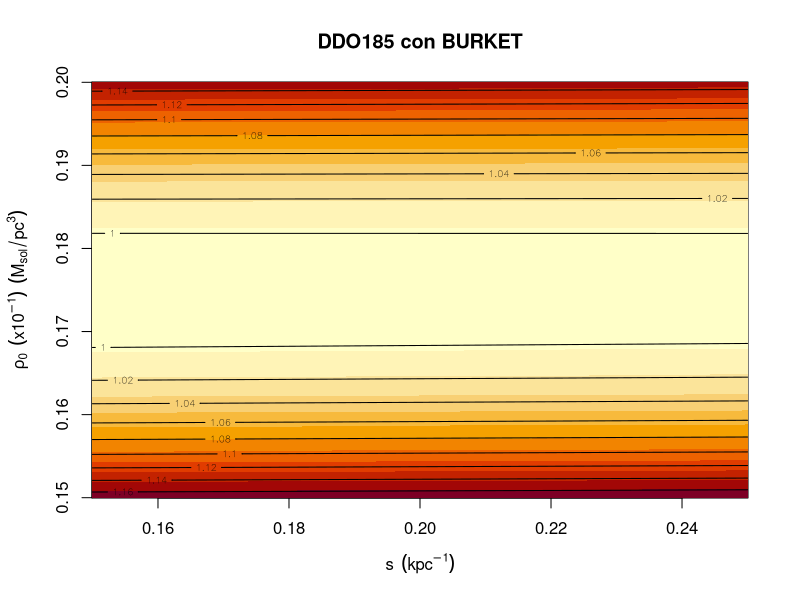

R code for this plot:

#PERFIL BURKET
#GALAXIA DDO185


################################################################################
###################### LECTURA DE DATOS EN FICHERO #############################
################################################################################

#En este caso tenemos kpc para los radios y las velocidades km/s
#buscamos obtener los resultados trabajando en pc, para obtener 
#a=rho_0 en Msolares/pc^3 y b=s en 1/pc

#cte de gravitacion en las unidades que lo necesitamos km^2*pc / Msol*s^2
#esto es para obtener s en kpc^-1 y pho en Msol/pc^3

#La otra opcion es G=43*10^-4 y los radios pasarlos a pc 
# datos$R<-datos$R*1000, entonces las sale en pc^-1 y sus unidades son 3 0 mas

G<-4300000


#Leemos los datos tal y como estan en el fichero,  los metemos en un dataset y
#damos nombre a sus columnas 
datos<-read.table("data_format_DDO185.txt", header=F)
colnames(datos)<-c("R","Vgas", "Vstar", "Vbulb", "Vtot", "Verr")


#Definimos la masa debida a las componentes visibles
Vmv<-sqrt(datos$Vgas^2+datos$Vstar^2)
datos$R<-datos$R*0.01 #convertimos siendo conscientes de que queremos visualizar bien los resultados



################################################################################



################################################################################
#################### REPRESENTACIÓN GRÁFICA DE CHI^2 ###########################
################################################################################

# A partir de ahora los parámetros a y b hacen referencia a rho_0 y s cada uno

#Definimos la función CHI^2 para el ISO reducida (dividida por el numero de 
#grados de libertad (6) en este caso)
sum<-0 #sumatoria necesaria

chi<-function(b,a){
  for(j in 1:8) 
    
    sum<-sum + ((datos$Vtot[j]-(sqrt(Vmv[j]^2+pi*G*(a/b^2)*((1/(b*datos$R[j]))*log(((b*datos$R[j])^2+1)*((b*datos$R[j])+1)^2)-(2/(b*datos$R[j]))*atan(b*datos$R[j])))))^2)/(datos$Verr[j]^2*6)
  
  return (sum)
}


#Evaluación de la función donde sabemos que alcanza realmente el mínimo
chi(0.2001052333,0.17498574)


#Asignamos valores a los parámetros en torno al mínimo para que sean los que se
#representen
b<-seq(0.15,0.25,length=700) #parámetro s
a<-seq(0.15,0.20,length=700) #parámetro rho_0

z<-outer(b, a, chi)

#Representacion de las curvas de nivel
par(mar=c(5,4.5,4,2.5)+0.1) #margenes para que se visualice bien
image(b,a,z,main="DDO185 con BURKET",xlab=expression(s ~~(kpc^-1)),ylab=expression(rho[0]~~ (x10^-1)~~(M[sol]/pc^3)))

contour(b,a,z,add=T)
################################################################################

